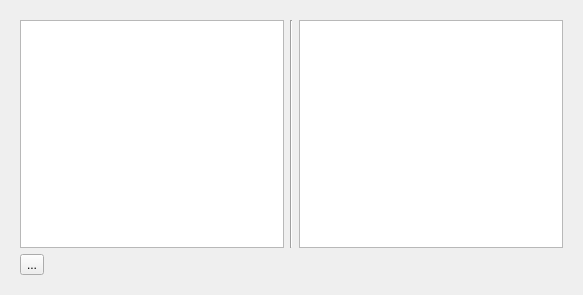
<?xml version="1.0" encoding="UTF-8"?>
<ui version="4.0">
 <class>PasswordWidget</class>
 <widget class="QWidget" name="PasswordWidget">
  <property name="geometry">
   <rect>
    <x>0</x>
    <y>0</y>
    <width>583</width>
    <height>295</height>
   </rect>
  </property>
  <property name="windowTitle">
   <string>Form</string>
  </property>
  <layout class="QVBoxLayout" name="verticalLayout_2">
   <item>
    <widget class="QFrame" name="groupBox">
     <property name="title" stdset="0">
      <string>GroupBox</string>
     </property>
     <layout class="QVBoxLayout" name="verticalLayout">
      <item>
       <layout class="QHBoxLayout" name="horizontalLayout">
        <item>
         <widget class="QListWidget" name="listWidget"/>
        </item>
        <item>
         <widget class="Line" name="line">
          <property name="orientation">
           <enum>Qt::Vertical</enum>
          </property>
         </widget>
        </item>
        <item>
         <widget class="QListWidget" name="listWidget_2"/>
        </item>
       </layout>
      </item>
      <item>
       <widget class="QToolButton" name="toolButton">
        <property name="text">
         <string>...</string>
        </property>
       </widget>
      </item>
     </layout>
    </widget>
   </item>
  </layout>
 </widget>
 <resources/>
 <connections/>
</ui>
